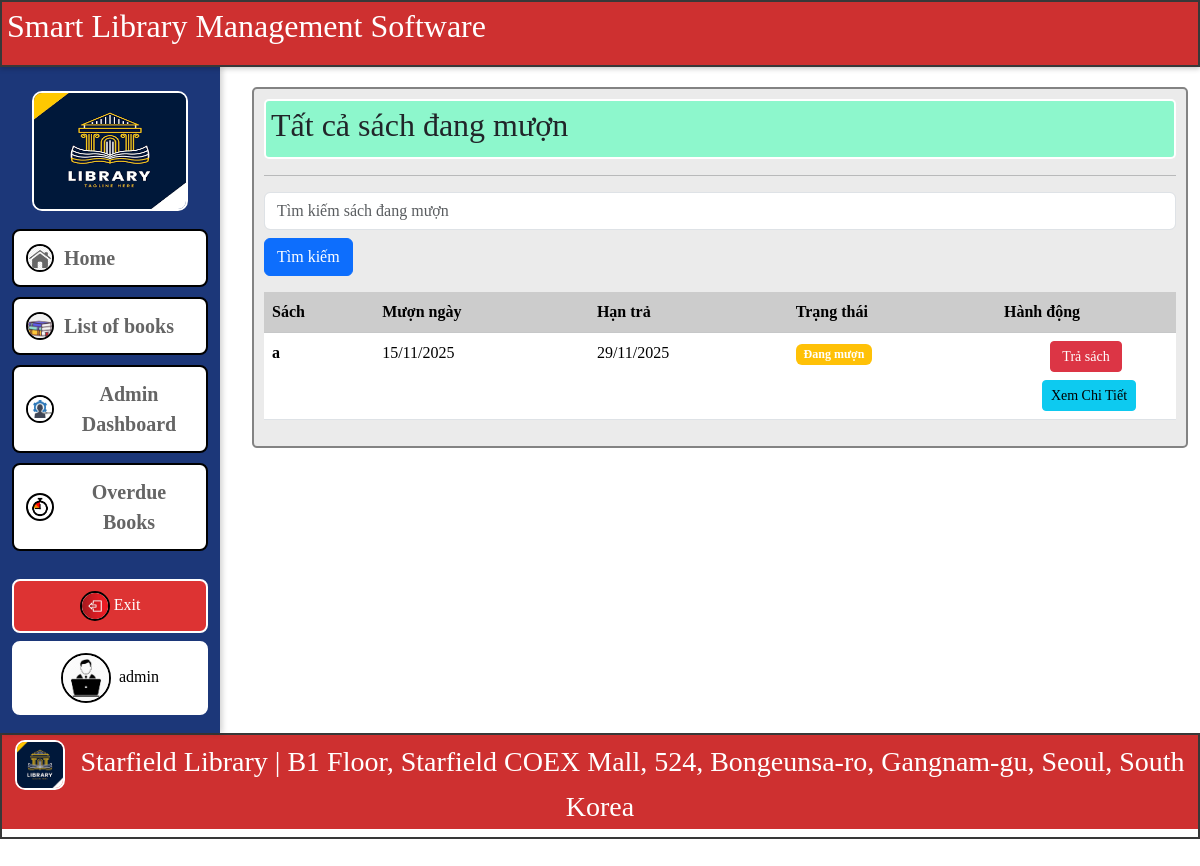
The app's page /my-borrows (signed in), older data.
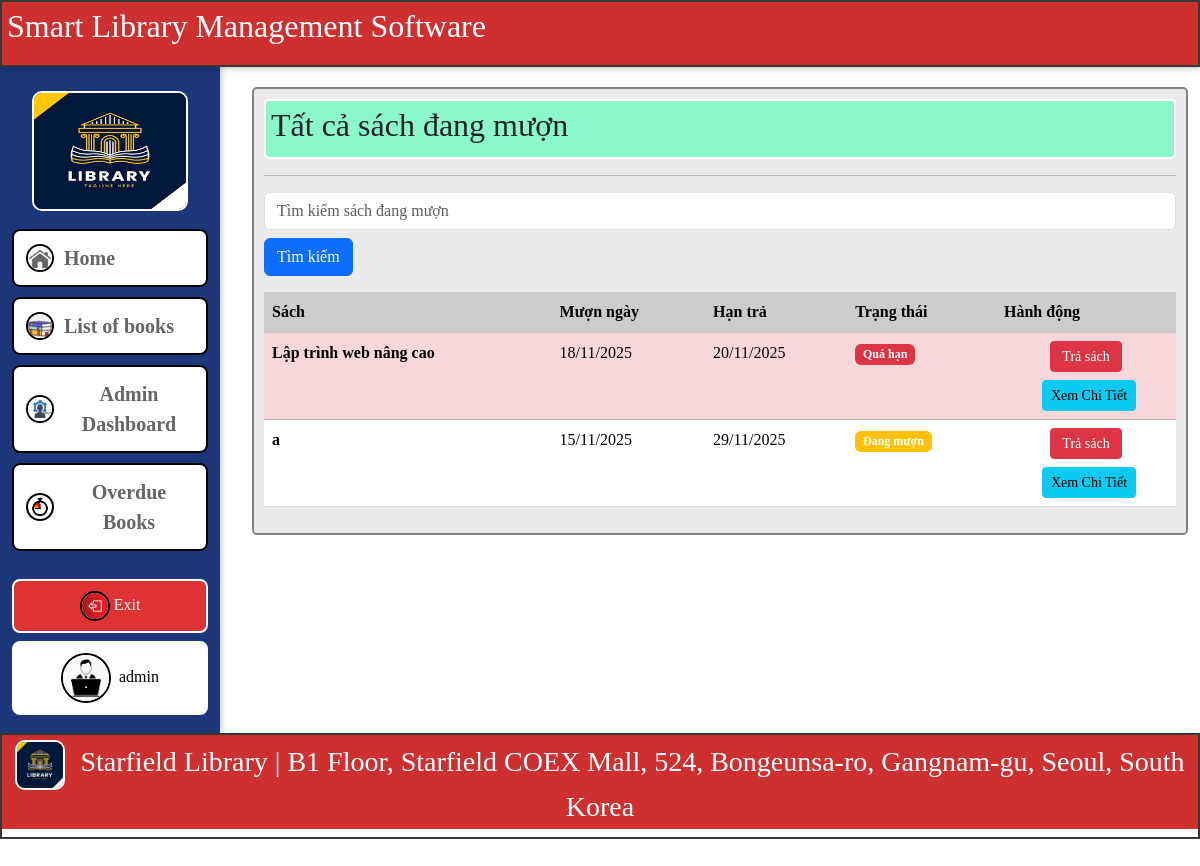
The same page, newer data.
### app/models.py (models this page shows, shortened)
class Borrow(db.Model):
    id = db.Column(db.Integer, primary_key=True)
    book_id = db.Column(db.Integer, db.ForeignKey('book.id'), nullable=False)
    user_id = db.Column(db.Integer, db.ForeignKey('user.id'), nullable=False)
    borrow_date = db.Column(db.DateTime, default=datetime.utcnow)
    due_date = db.Column(db.DateTime)
    return_date = db.Column(db.DateTime)
    fine_amount = db.Column(db.Float, default=0.0)
    book = db.relationship('Book', backref=db.backref('borrows', cascade='all,delete-orphan'))
    user = db.relationship('User', backref='borrows')
    def is_overdue(self):
        if self.return_date:  # SỬA: return_date
            return False
        return datetime.utcnow() > self.due_date
    def calculate_fine(self):
        if self.return_date:
            days_late = max(0, (self.return_date - self.due_date).days)
        else:
            days_late = max(0, (datetime.utcnow() - self.due_date).days)
        return days_late * 5000
    def get_days_overdue(self):
        if self.return_date:
            return max(0, (self.return_date - self.due_date).days)
        else:
            return max(0, (datetime.utcnow() - self.due_date).days)

class Book(db.Model):
    id = db.Column(db.Integer, primary_key=True)
    title = db.Column(db.String(128), nullable=False, index=True)
    author = db.Column(db.String(64), nullable=False, index=True)
    genre = db.Column(db.String(64), index=True)
    isbn = db.Column(db.String(13), unique=True)
    available_copies = db.Column(db.Integer, default=1)
    cover_image = db.Column(db.String(256))  # Đường dẫn file
    description = db.Column(db.Text)        # Mô tả sách

### app/routes.py (the view)
    @app.route('/my-borrows')
    @login_required
    def my_borrows():
        if current_user.role == 'admin':
            borrows = Borrow.query.filter_by(return_date=None).order_by(Borrow.borrow_date.desc()).all()
        else:
            borrows = Borrow.query.filter_by(user_id=current_user.id).order_by(Borrow.borrow_date.desc()).all()
        return render_template('borrows/my_borrows.html', borrows=borrows)

### app/routes.py (called while the page is built)
@login_manager.user_loader
def load_user(user_id):
    return User.query.get(int(user_id))

### templates/borrows/my_borrows.html (shortened to what this page needs)
{% extends 'base.html' %}
{% block content %}
<div class="dashboard">
<div class="title-table">
    {% if current_user.role == 'user' %}
        <h2>Sách tôi đang mượn</h2>
    {% elif current_user.role == 'admin' %}
        <h2>Tất cả sách đang mượn</h2>
    {% endif %}
</div>
<hr>
<form method="GET" action="{{ url_for('my_borrows') }}" class="mb-3">
    <input type="text" name="search" placeholder="Tìm kiếm sách đang mượn" class="form-control" value="{{ request.args.get('search', '') }}">
    <button type="submit" class="btn btn-primary mt-2">Tìm kiếm</button>
</form>
{% if borrows %}
<div class="table-responsive">
    <table class="table table-hover">
        <thead class="table-light">
            <tr>
                <th style="background-color: #cccccc;">Sách</th>
                <th style="background-color: #cccccc;">Mượn ngày</th>
                <th style="background-color: rgb(204, 204, 204);">Hạn trả</th>
                <th style="background-color: rgb(204, 204, 204);">Trạng thái</th>
                <th style="background-color: rgb(204, 204, 204);">Hành động</th>
            </tr>
        </thead>
        <tbody>
            {% for b in borrows %}
                <tr class="{% if b.is_overdue() %}table-danger{% endif %}">
                    <td><strong>{{ b.book.title }}</strong></td>
                    <td>{{ b.borrow_date.strftime('%d/%m/%Y') }}</td>
                    <td>{{ b.due_date.strftime('%d/%m/%Y') }}</td>
                    <td>
                        {% if b.return_date %}
                            <span class="badge bg-success">Đã trả</span>
                        {% elif b.is_overdue() %}
                            <span class="badge bg-danger">Quá hạn</span>
                        {% else %}
                            <span class="badge bg-warning">Đang mượn</span>
                        {% endif %}
                    </td>
                    <td class="actions-cell align-middle text-center">
                        {% if current_user.role == 'admin' %}
                            {% if not b.return_date %}
                                <div class="d-flex justify-content-center gap-2 flex-wrap">
                                    <button class="btn btn-danger btn-sm" data-bs-toggle="modal" data-bs-target="#returnModal{{ b.id }}">Trả sách</button>
                                    <button class="btn btn-info btn-sm" data-bs-toggle="modal" data-bs-target="#detailModal{{ b.id }}">Xem Chi Tiết</button>
                                </div>
                            {% else %}
                                <button class="btn btn-info btn-sm" data-bs-toggle="modal" data-bs-target="#detailModal{{ b.id }}">Xem Chi Tiết</button>
                            {% endif %}
                        {% endif %}
                    </td>
                </tr>
            {% endfor %}
        </tbody>
    </table>
</div>
{% endif %}
</div>
{% endblock %}

Row changes from the older to the newer data that the page shows:
added Borrow: book "Lập trình web nâng cao", borrow_date "18/11/2025", due_date "20/11/2025", shows "Quá hạn"
